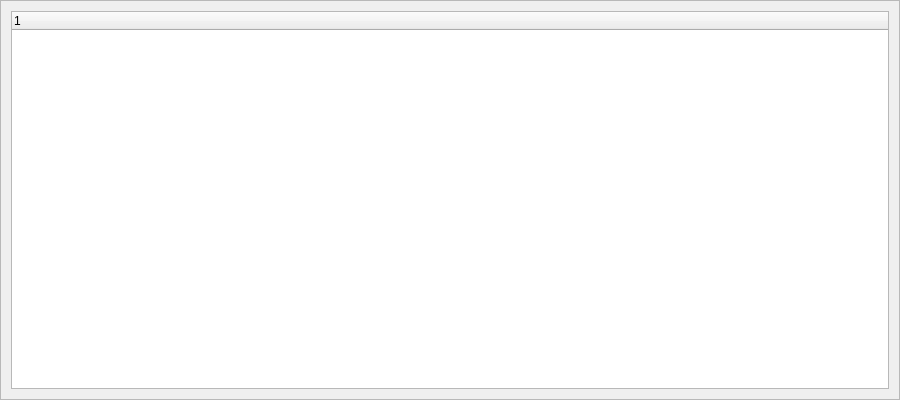
<?xml version="1.0" encoding="UTF-8"?>
<ui version="4.0">
 <class>WOrgShtat</class>
 <widget class="QFrame" name="WOrgShtat">
  <property name="geometry">
   <rect>
    <x>0</x>
    <y>0</y>
    <width>900</width>
    <height>400</height>
   </rect>
  </property>
  <property name="windowTitle">
   <string>Оргштатная структура</string>
  </property>
  <property name="windowIcon">
   <iconset resource="../res.qrc">
    <normaloff>:/images/history.png</normaloff>:/images/history.png</iconset>
  </property>
  <property name="frameShape">
   <enum>QFrame::StyledPanel</enum>
  </property>
  <property name="frameShadow">
   <enum>QFrame::Raised</enum>
  </property>
  <layout class="QVBoxLayout" name="verticalLayout">
   <property name="spacing">
    <number>10</number>
   </property>
   <property name="leftMargin">
    <number>10</number>
   </property>
   <property name="topMargin">
    <number>10</number>
   </property>
   <property name="rightMargin">
    <number>10</number>
   </property>
   <property name="bottomMargin">
    <number>10</number>
   </property>
   <item>
    <widget class="QTreeWidget" name="twData">
     <column>
      <property name="text">
       <string notr="true">1</string>
      </property>
     </column>
    </widget>
   </item>
  </layout>
 </widget>
 <resources>
  <include location="../res.qrc"/>
 </resources>
 <connections/>
</ui>
